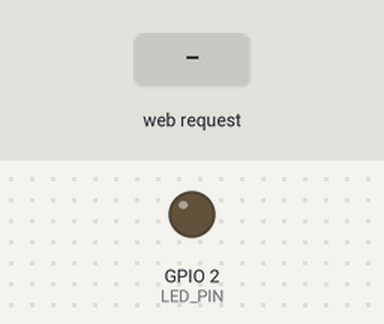
A sketch run on a simulated ESP32. Shown: output pins drawn as LEDs (lit = HIGH). The test bench sets the inputs (shaded band). WiFi joins after 1.5 s; servers stay silent unless stated; what the sketch prints to the serial monitor is not drawn.

Above: at 3.7 s.
3.8 s: HTTP request GET /on received
At 4.7 s:
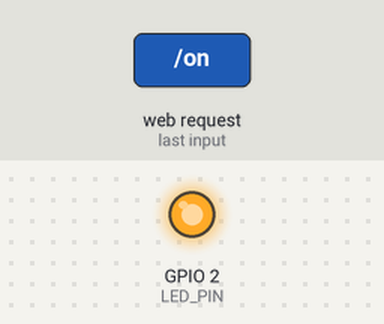
5.3 s: HTTP request GET /brightness?value=120 received
At 5.9 s:
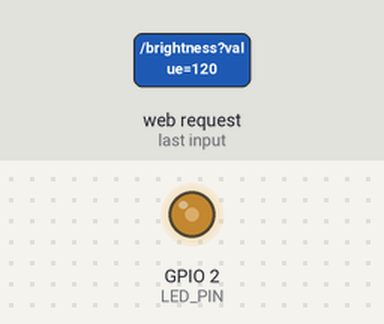
6.8 s: HTTP request GET /on?value=1 received
At 8.2 s:
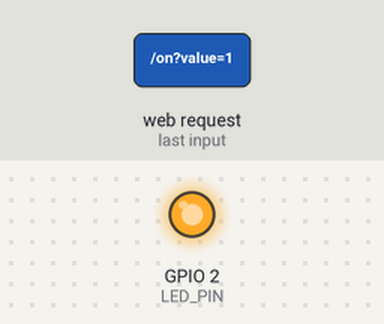
Timing chart, 0 to 9.8 s (numbered marks = the images above; inputs shaded):
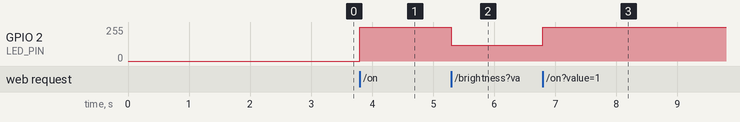

Measured:
- after the input at 3.8 s, GPIO 2 (LED_PIN): 0/255 → 255/255 at once
- after the input at 5.3 s, GPIO 2 (LED_PIN): 255/255 → 120/255 at once
- after the input at 6.8 s, GPIO 2 (LED_PIN): 120/255 → 255/255 at once

The sketch:

ex02.ino
```cpp
#include <WiFi.h>
#include <WebServer.h>

const char* ssid = "ljhesp";
const char* password = "qrewwc7212";

const int LED_PIN = 2;   // GPIO2，常见板载 LED

WebServer server(80);

int ledBrightness = 0;   // LED亮度，范围 0~255

String makePage() {
  String state = ledBrightness > 0 ? "ON" : "OFF";

  String html = R"rawliteral(
<!DOCTYPE html>
<html lang="zh-CN">
<head>
  <meta charset="UTF-8">
  <meta name="viewport" content="width=device-width, initial-scale=1.0">
  <title>实验2 - LED亮度控制</title>
</head>
<body style="font-family:Arial; text-align:center; margin-top:50px;">
  <h1>第二部分：按钮与滑动条控制 LED</h1>

  <p>当前状态：<b>)rawliteral" + state + R"rawliteral(</b></p>
  <p>当前亮度：<b>)rawliteral" + String(ledBrightness) + R"rawliteral(</b></p>

  <a href="/on">
    <button style="padding:10px 20px; margin:10px;">点亮 LED</button>
  </a>

  <a href="/off">
    <button style="padding:10px 20px; margin:10px;">熄灭 LED</button>
  </a>

  <h2>亮度调节</h2>

  <input
    type="range"
    min="0"
    max="255"
    value=")rawliteral" + String(ledBrightness) + R"rawliteral("
    oninput="brightnessValue.innerText=this.value"
    onchange="location.href='/brightness?value=' + this.value"
    style="width:300px;"
  >

  <p>滑动条数值：<span id="brightnessValue">)rawliteral" + String(ledBrightness) + R"rawliteral(</span></p>

  <p>说明：0 表示熄灭，255 表示最亮。</p>
</body>
</html>
)rawliteral";

  return html;
}

void handleRoot() {
  server.send(200, "text/html; charset=UTF-8", makePage());
}

void handleOn() {
  ledBrightness = 255;
  analogWrite(LED_PIN, ledBrightness);

  server.sendHeader("Location", "/");
  server.send(303);
}

void handleOff() {
  ledBrightness = 0;
  analogWrite(LED_PIN, ledBrightness);

  server.sendHeader("Location", "/");
  server.send(303);
}

void handleBrightness() {
  if (server.hasArg("value")) {
    ledBrightness = server.arg("value").toInt();

    if (ledBrightness < 0) {
      ledBrightness = 0;
    }

    if (ledBrightness > 255) {
      ledBrightness = 255;
    }

    analogWrite(LED_PIN, ledBrightness);
  }

  server.sendHeader("Location", "/");
  server.send(303);
}

void setup() {
  Serial.begin(115200);
  delay(1000);

  Serial.println();
  Serial.println("ESP32 program started");

  pinMode(LED_PIN, OUTPUT);
  analogWrite(LED_PIN, ledBrightness);

  WiFi.begin(ssid, password);
  Serial.print("Connecting to WiFi");

  while (WiFi.status() != WL_CONNECTED) {
    delay(500);
    Serial.print(".");
  }

  Serial.println();
  Serial.println("WiFi connected");
  Serial.print("Visit: http://");
  Serial.println(WiFi.localIP());

  server.on("/", handleRoot);
  server.on("/on", handleOn);
  server.on("/off", handleOff);
  server.on("/brightness", handleBrightness);

  server.begin();

  Serial.println("Web server started");
}

void loop() {
  server.handleClient();
}
```
